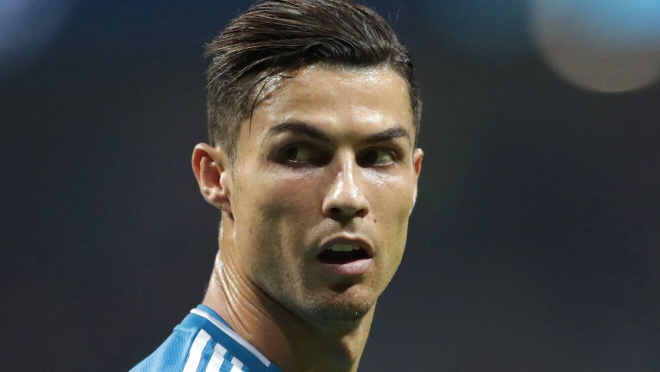
#> input picture ronaldo.jpg, 1320 x 743 px (shown at 1/2 size)
$ python tess.py
#> lines starting #> are read from the running program, lines starting #| are printed output that depends on the picture
import cv2
import os
import numpy as np
import time

def add_matrix(matrix1, matrix2):
    return np.add(matrix1, matrix2)

def divide_matrix(matrix, divisor):
    return np.divide(matrix, divisor)

def subtract_matrix(matrix1, matrix2):
    return np.subtract(matrix1, matrix2)

def merge_matrix(matrix1, matrix2):
    return np.concatenate((matrix1, matrix2), axis=1)

def transpose_matrix(matrix):
    return np.transpose(matrix)

def multiply_matrix(matrix1, matrix2):
    return np.matmul(matrix1, matrix2)

def displayMat(mat):
    for i in range(len(mat)):
        print(mat[i])

def createzero(n):
    mat = [[0 for i in range(n)] for j in range(n)]
    return mat

def avg_matrix(dataset):
    matrix = createzero(len(dataset[0]))
    for i in range(len(dataset)):
        matrix = add_matrix(matrix, dataset[i])

    matrix = divide_matrix(matrix, len(dataset))
    return matrix

def nilai_tengah(matrix, listt,dataset):
    for i in range(len(dataset)):
        temp = ((subtract_matrix(dataset[i],matrix)))
        # temp = (temp.astype(np.uint8))
        listt.append(temp)
    return ((listt))

def get_covarian(list_selisih):
    # covarian = [[1 for j in range(256)] for i in range(256)]
    temp = list_selisih[0]
    for i in range(len(list_selisih) - 1):
        temp = merge_matrix(temp, list_selisih[i+1])
    covarian = multiply_matrix((temp), transpose_matrix(temp))
    return covarian
def getQR(A):
    m, n = A.shape
    Q = np.zeros((m, n))
    R = np.zeros((m, n))
    for j in range(n):
        v = A[:, j]
        norm = np.linalg.norm(v)
        for i in range(j):
            temp = A[:, j]
            q = Q[:, i]
            qt = np.transpose(q)
            temp1 = np.dot(qt, temp)
            temp2 = np.multiply(temp1, q)
            R[i][j] = temp1
            v = np.subtract(v, temp2)
        if j == 0:
            R[j][j] = norm
            Q[:, j] = np.divide(v, norm)
        else :
            norm = np.linalg.norm(v)
            R[j][j] = round(norm, 6)
            v = np.divide(v, norm)
            Q[:, j] = v

    return Q, R

def getEigenValues(A):
    Ak = np.copy(A)
    n = A.shape[0]
    QQ = np.eye(n)
    for k in range(5):
        s = Ak.item(n - 1, n - 1)
        smult = s * np.eye(n)
        Q, R = getQR(np.subtract(Ak, smult))
        Ak = np.add(R @ Q, smult)
        QQ = QQ @ Q

    return Ak, QQ

def getEigenVal(matrix,listt):
    for i in range(len(matrix)):
        for j in range(len(matrix[0])):
            if(i==j):
                listt.append(matrix[i][j])
                break
    return listt

def getNormMat(matrix):
    listt = createzero(len(matrix))
    sum = 0
    for i in range(len(matrix)):
        for j in range(len(matrix[0])):
            sum+= matrix[i][j]**2

    return sum**0.5


# [39 lines of commented-out code are left out]
start = time.time()
newIMG = cv2.imread('ronaldo.jpg', 0)
#> newIMG: shape (743, 1320); min 0, max 255, mean 64.2
newIMG = cv2.resize(newIMG, (256,256), interpolation = cv2.INTER_AREA)
#> newIMG: shape (256, 256)

count = 0
dataset = []
imagee = []
list_subfolders_with_paths = [f.path for f in os.scandir('dataset') if f.is_dir()]
for j in (list_subfolders_with_paths):
    listt = []
    temp_img = []
    print(j)
    for i in os.listdir(j):
        image = cv2.imread(j+'/'+str(i), 0)
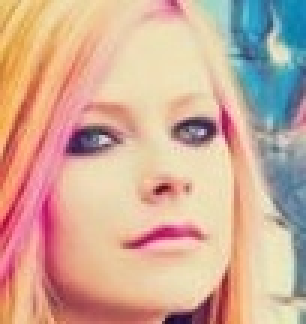
#> input picture dataset/pins_Avril Lavigne/Avril Lavigne157_605.jpg, 102 x 108 px (shown 3 times larger)
#> image: shape (108, 102); min 15, max 234, mean 179.7
        img2 = cv2.imread(j+'/'+str(i))
#> img2 is the input picture: shape (108, 102, 3); mean B, G, R 151.4, 171.1, 207.4
        resized = cv2.resize(image, (256,256), interpolation = cv2.INTER_AREA)
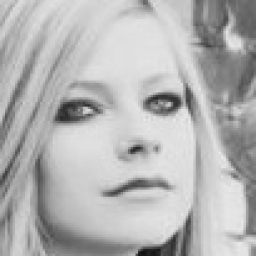
#> resized: shape (256, 256); min 15, max 234, mean 179.7
        listt.append(resized)
        temp_img.append(img2)
    count += 1
#> count = 1
    imagee.append(temp_img)
    dataset.append(listt)
    # [10 lines of commented-out code are left out]
eigenface = []
eigen_vector_list = []
mean_list = []

for data in range(len(dataset)):
    print(data + 1)
    matrix = avg_matrix(dataset[data])
    # matrix = matrix.astype(np.uint8)
    mean_list.append(matrix)
    # [7 lines of commented-out code are left out]
    hasil_selisih = []
    hasil_selisih = nilai_tengah(matrix,hasil_selisih,dataset[data])
# [9 lines of commented-out code are left out]
    temp = hasil_selisih[0]
    # temp = createzero(256)
    for i in range(1, len(hasil_selisih)):
        temp = merge_matrix(temp, hasil_selisih[i])
    # [14 lines of commented-out code are left out]
    covarian = np.matmul(temp, np.transpose(temp))

# [8 lines of commented-out code are left out]

    eigen = (getEigenValues(covarian))
# # print(eigen[0])
# print("\n")
# eigenVal =[]
# eigenVal = getEigenVal(eigen[0],eigenVal)

    eigen_vector = eigen[1]
# [10 lines of commented-out code are left out]
    listt =[]
    for i in range(len(hasil_selisih)):
        # temp = []
        temp3 = multiply_matrix(eigen_vector, hasil_selisih[i])
        # cv2.imshow('Original image'+str(i),temp3)
        # cv2.waitKey(0)
        # cv2.destroyAllWindows()
        listt.append(temp3)

    eigenface.append(listt)
    eigen_vector_list.append(eigen_vector)
#> this loop made 1 pass
#> pass 1, in getEigenValues, `QQ = np.eye(n)`:
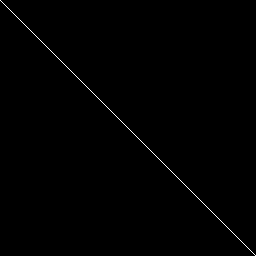
#> QQ: shape (256, 256) float64; values 0 (black) and 1 (white), 0.39% white in thin lines or dots
#> after the loop:
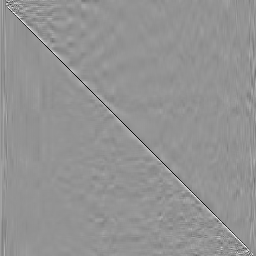
#> eigen_vector: shape (256, 256) float64; min -0.939, max 0.686, mean 0.000221; drawn with min black and max white
#> after the loop:
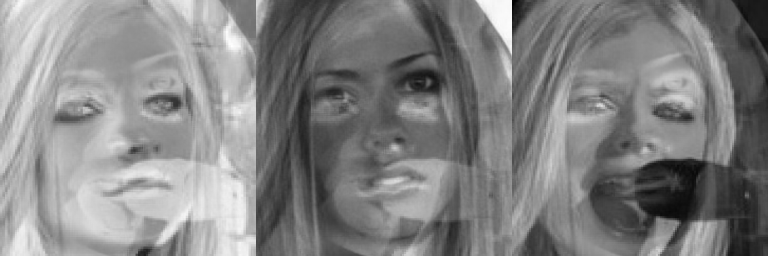
#> temp: shape (256, 768) float64; min -148.7, max 139.3, mean 0; drawn with min black and max white

# [19 lines of commented-out code are left out]


hasil_euclidian = []
list_min = []
for vector in range(len(eigen_vector_list)):
    print(vector+1)
    testIMG = subtract_matrix(newIMG, mean_list[vector])
    newtst = multiply_matrix(eigen_vector_list[vector], testIMG)
    min = 0
    idx_min = 0
    # for j in range(len(eigenface)):
    euiclidian = []
    # temp_min = []
    for i in range(len(eigenface[vector])):
        temp = subtract_matrix(newtst, eigenface[vector][i])
        temp = np.linalg.norm(temp)
        euiclidian.append(temp)
        # temp_min.append(temp)
        if i == 0:
            min = temp
            idx_min = 0
        elif temp <= min:
            min = temp
            idx_min = i
        # [7 lines of commented-out code are left out]
    list_min.append((min, idx_min))
    hasil_euclidian.append(euiclidian)
#> this loop made 1 pass
#> pass 1, `newtst = multiply_matrix(eigen_vector_list[vector], testIMG)`:
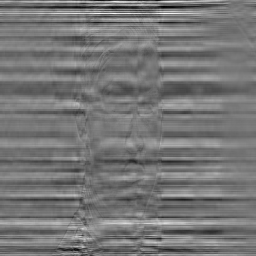
#> newtst: shape (256, 256) float64; min -406.9, max 463, mean -2.7; drawn with min black and max white

# hasil_euclidian = np.array(hasil_euclidian)
# minn = np.unravel_index(np.argmin(hasil_euclidian, axis=None), hasil_euclidian.shape)
print(list_min)
idx_min = 0
final_min = list_min[0]
for i in range(len(list_min)):
    if list_min[i][0] <= final_min[0]:
        final_min = list_min[i]
        idx_min = i

# index = hasil_euclidian.index(minn)
img = imagee[idx_min][final_min[1]]
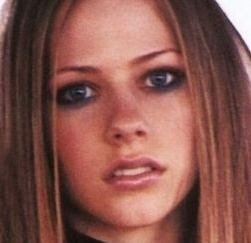
#> img: shape (243, 251, 3); mean B, G, R 78.1, 85.9, 135.5


print(time.time()-start)

cv2.imshow('Original image',img)
cv2.waitKey(0)
cv2.destroyAllWindows()
